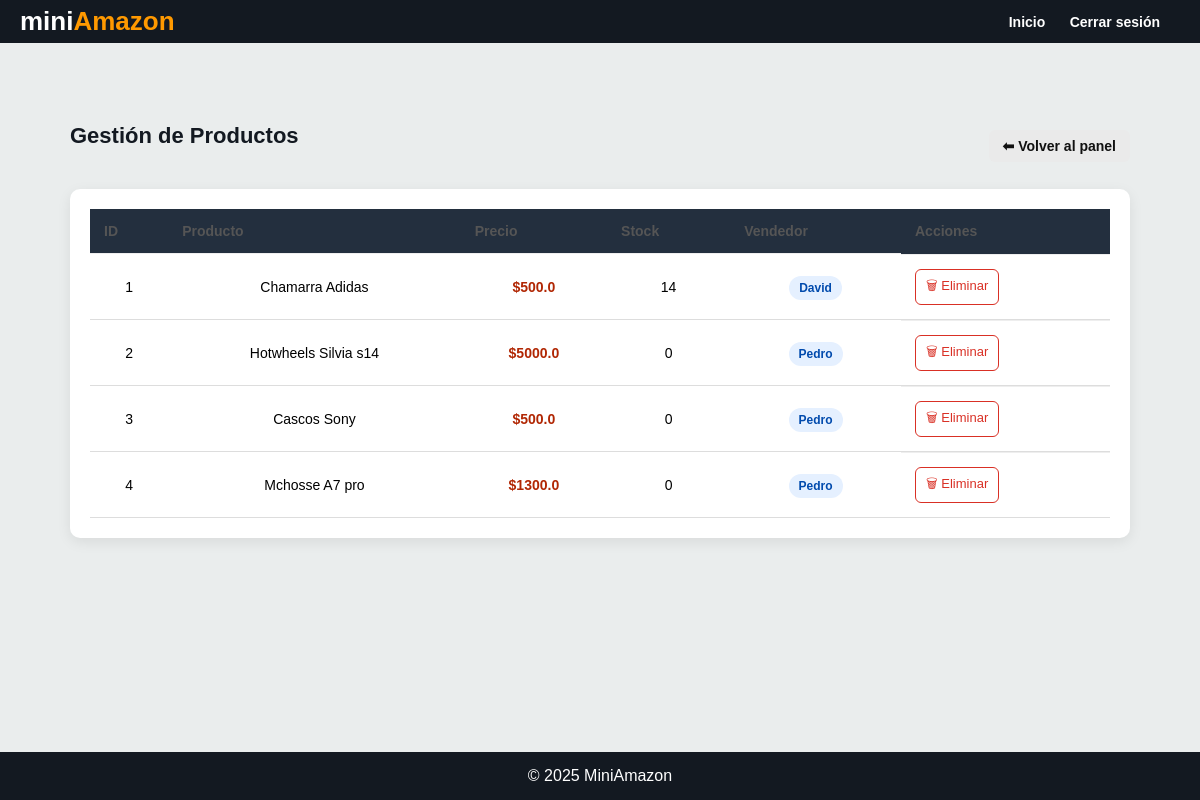
Page /admin/products (signed in) on the committed database.
### tables this page shows
CREATE TABLE products (
        id INTEGER PRIMARY KEY AUTOINCREMENT,
        name TEXT NOT NULL,
        price REAL NOT NULL,
        description TEXT,
        user_id INTEGER,
        image TEXT, category_id INTEGER, stock INTEGER DEFAULT 0,
        FOREIGN KEY (user_id) REFERENCES users(id)
    );

CREATE TABLE users (
        id INTEGER PRIMARY KEY AUTOINCREMENT,
        name TEXT NOT NULL,
        email TEXT NOT NULL UNIQUE,
        password TEXT NOT NULL,
        role TEXT NOT NULL
    );

### app.py (the view)
@app.route('/admin/products')
def admin_products():
    if 'user_id' not in session or session.get('role') != 'admin':
        return redirect(url_for('login'))
    conn = get_connection()
    cur = conn.cursor()
    cur.execute("""
        SELECT products.id, products.name, products.price, products.stock, users.name
        FROM products
        LEFT JOIN users ON products.user_id = users.id
    """)
    products = cur.fetchall()
    print(products)
    cur.close()
    conn.close()
    return render_template('admin_products.html', products=products)

### database.py (called while the page is built)
def get_connection(timeout=10, check_same_thread=False):
    conn = sqlite3.connect(DB_PATH, timeout=timeout, check_same_thread=check_same_thread)
    conn.row_factory = sqlite3.Row
    return conn

### templates/admin_products.html (shortened to what this page needs)
{% extends "base.html" %}
{% block content %}
<div class="admin-container">
    <div class="admin-header">
        <h2>Gestión de Productos</h2>
        <a href="/admin" class="btn-secondary">⬅ Volver al panel</a>
    </div>
    <div class="table-wrapper">
        <table class="admin-table">
            <thead>
                <tr>
                    <th>ID</th>
                    <th>Producto</th>
                    <th>Precio</th>
                    <th>Stock</th>
                    <th>Vendedor</th>
                    <th>Acciones</th>
                </tr>
            </thead>
            <tbody>
            {% for p in products %}
                <tr>
                    <td>{{ p[0] }}</td>
                    <td>{{ p[1] }}</td>
                    <td class="price">${{ p[2] }}</td>
                    <td>{{ p[3] }}</td>
                    <td>
                        <span class="role-badge seller">
                            {{ p[4] or 'Admin' }}
                        </span>
                    </td>
                    <td class="actions">
                        <a href="/admin/delete_product/{{ p[0] }}"
                           class="btn-delete"
                           onclick="return confirm('¿Eliminar producto?')">
                           🗑 Eliminar
                        </a>
                    </td>
                </tr>
            {% endfor %}
            </tbody>
        </table>
    </div>
</div>
{% endblock %}

### static/styles.css (style rules this page uses)
html, body { height: 100%; }
* { margin: 0; padding: 0; box-sizing: border-box; }
body { font-family: Arial, Helvetica, sans-serif; background-color: #eaeded; display: flex; flex-direction: column; }
h1, h2 { margin-bottom: 20px; color: #131921; text-align: center; }
table { width: 100%; border-collapse: collapse; background: white; }
th { background-color: #232f3e; color: white; padding: 12px; }
td { padding: 10px; border-bottom: 1px solid #ddd; text-align: center; }
.price { color: #B12704; font-size: 20px; font-weight: bold; }
.btn-secondary { text-decoration: none; padding: 10px 18px; border-radius: 5px; background: #ddd; color: #333; font-weight: bold; }
.table-wrapper { background: white; padding: 20px; border-radius: 8px; box-shadow: 0 2px 6px rgba(0,0,0,.15); }
.price { font-size: 28px; color: #B12704; margin: 10px 0; }
.admin-container { max-width: 1100px; margin: 40px auto; padding: 20px; }
.admin-header { display: flex; justify-content: space-between; align-items: center; margin-bottom: 20px; }
.admin-header h2 { font-size: 22px; font-weight: 600; }
.btn-secondary { background: #eaeaea; padding: 8px 14px; border-radius: 6px; text-decoration: none; color: #111; font-size: 14px; }
.table-wrapper { background: #fff; border-radius: 10px; overflow: hidden; box-shadow: 0 4px 14px rgba(0,0,0,0.08); }
.admin-table { width: 100%; border-collapse: collapse; }
.admin-table thead { background: #f7f7f7; }
.admin-table th { text-align: left; padding: 14px; font-size: 14px; color: #555; }
.admin-table td { padding: 14px; border-top: 1px solid #eee; font-size: 14px; }
.role-badge { padding: 5px 10px; border-radius: 20px; font-size: 12px; font-weight: 600; text-transform: capitalize; }
.role-badge.seller { background: #e5f0ff; color: #004aad; }
.actions { display: flex; gap: 10px; }
.btn-delete { background: #fff; border: 1px solid #d93025; color: #d93025; padding: 6px 10px; border-radius: 6px; font-size: 13px; text-decoration: none; }

### rows in the picture
products: id "1", name "Chamarra Adidas", price "500.0", stock "14", name "David"
products: id "2", name "Hotwheels Silvia s14", price "5000.0", stock "0", name "Pedro"
products: id "3", name "Cascos Sony", price "500.0", stock "0", name "Pedro"
products: id "4", name "Mchosse A7 pro", price "1300.0", stock "0", name "Pedro"
